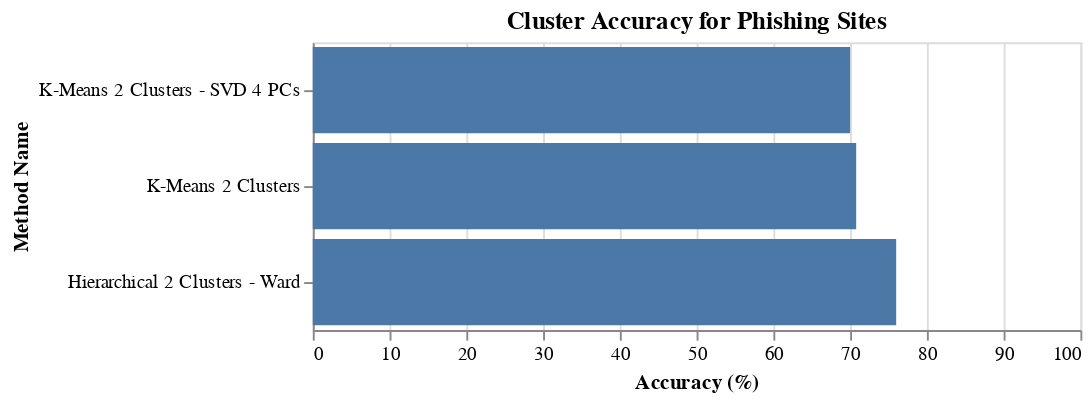

The code cell stored with this chart in its notebook:
### Code cell
alt.Chart(accuracy_chart_df, title='Cluster Accuracy for Phishing Sites').mark_bar().encode(
    alt.X('Accuracy:Q', title = 'Accuracy (%)', scale=alt.Scale(domain=[0,100])),
    alt.Y('Method Name:N', sort='x'),
).properties(
    width=400,
    height=150
)

### Figure 1 — Vega-Lite specification as saved in the notebook (floating-point values rounded to 4 significant figures)
{"config": {"view": {"continuousWidth": 300, "continuousHeight": 300}}, "data": {"name": "data-a897e4652fd9d41013d46505973d9083"}, "mark": {"type": "bar"}, "encoding": {"x": {"field": "Accuracy", "scale": {"domain": [0, 100]}, "title": "Accuracy (%)", "type": "quantitative"}, "y": {"field": "Method Name", "sort": "x", "type": "nominal"}}, "height": 150, "title": "Cluster Accuracy for Phishing Sites", "width": 400, "$schema": "https://vega.github.io/schema/vega-lite/v5.14.1.json", "datasets": {"data-a897e4652fd9d41013d46505973d9083": [{"Method Name": "K-Means 2 Clusters", "Accuracy": 70.79}, {"Method Name": "K-Means 2 Clusters - SVD 4 PCs", "Accuracy": 70.0}, {"Method Name": "Hierarchical 2 Clusters - Ward", "Accuracy": 76.0}]}}
